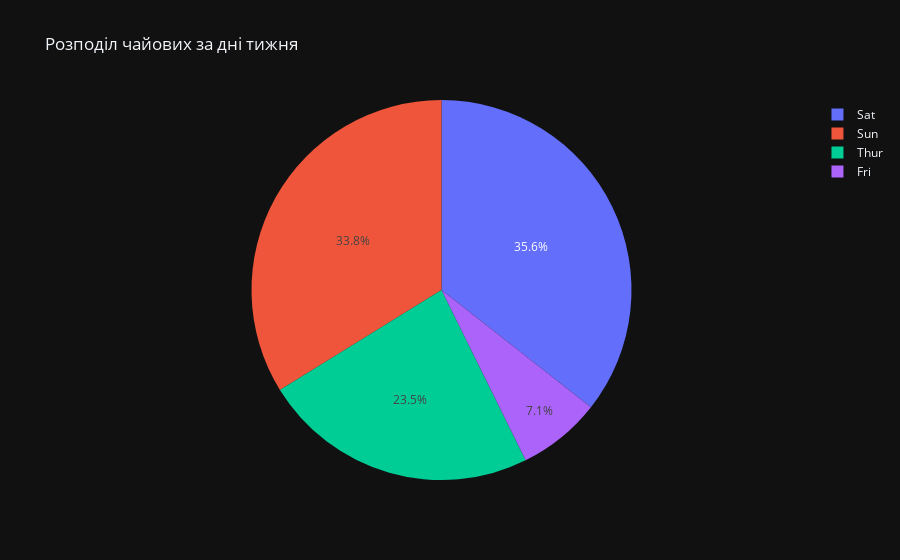

Notebook cell for this chart:
### Code cell
df = px.data.tips()

fig = px.pie(df, names='day', values='tip', title='Розподіл чайових за дні тижня')

fig.show()

### Figure 1 — Plotly figure (JSON) as saved in the notebook; plotly's stock layout.template omitted (floating-point values rounded to 4 significant figures; data arrays with more than 128 entries replaced by an {"elided": "..."} marker saying what was removed)
{"data": [{"domain": {"x": [0.0, 1.0], "y": [0.0, 1.0]}, "hovertemplate": "day=%{label}<br>tip=%{value}<extra></extra>", "labels": {"elided": "244 str values"}, "legendgroup": "", "name": "", "showlegend": true, "values": {"elided": "244 float values"}, "type": "pie"}], "layout": {"legend": {"tracegroupgap": 0}, "title": {"text": "Розподіл чайових за дні тижня"}}}
